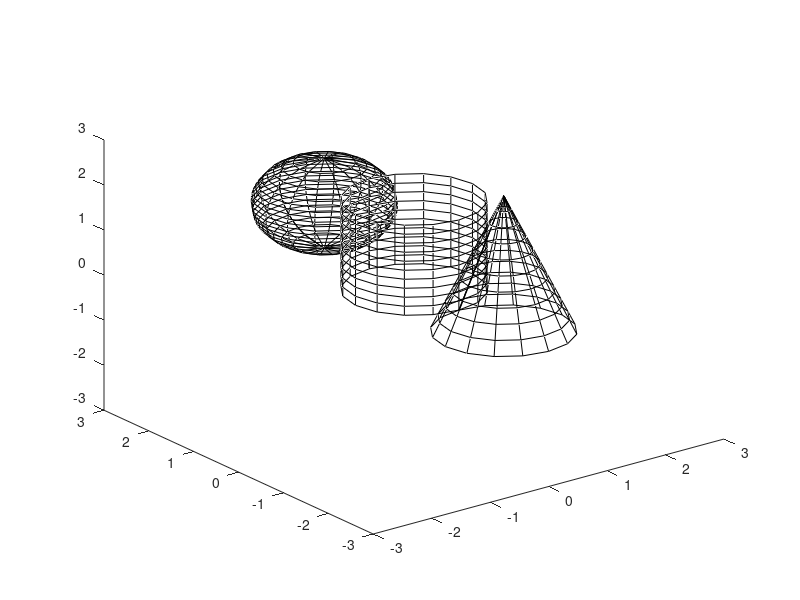

The MATLAB source for this figure:
% Arquivo de script
1;

function [vertices, arestas] = construirCircunferencia(raio)
    t = (0:pi/8:2*pi)';
    numVertices = rows(t);
    vertices = [raio * sin(t), raio * cos(t), zeros(numVertices, 1), ones(numVertices, 1)];
    arestas = [(1:numVertices - 1)' (2:numVertices)'];
    arestas = [arestas; numVertices 1];
end

function vertices = transladarSolido(verticesSolido, vetorTranslacao)
    tx = vetorTranslacao(1);
    ty = vetorTranslacao(2);
    tz = vetorTranslacao(3);
    matrizTranslacao = [1 0 0 tx; 0 1 0 ty; 0 0 1 tz; 0 0 0 1]';
    vertices = verticesSolido * matrizTranslacao;
end

function [vertices, arestas] = construirCilindro(raioTampa, altura, numCircunferencias)
    [vTampaInferior, aTampaInferior] = construirCircunferencia(raioTampa);
    vertices = vTampaInferior;
    arestas = aTampaInferior;
    for i = 1:numCircunferencias+1
        [vc, ac] = construirCircunferencia(raioTampa);
        vc = transladarSolido(vc, [0, 0, (i / (numCircunferencias + 1)) * altura]);
        vertices = [vertices; vc];
        numVertices = rows(vc);
        ac = ac + i * numVertices;
        arestas = [arestas; ac];
        arestasVerticais = [ac(:, 1), ac(:, 1) - numVertices];
        arestas = [arestas; arestasVerticais];
    end
end

function [vertices, arestas] = construirCone(raioTampa, altura, numCircunferencias)
    [vTampaInferior, aTampaInferior] = construirCircunferencia(raioTampa);
    vertices = vTampaInferior;
    arestas = aTampaInferior;
    for i = 1:numCircunferencias+1
        [vc, ac] = construirCircunferencia((numCircunferencias + 1 - i) * raioTampa / (numCircunferencias + 1));
        vc = transladarSolido(vc, [0, 0, (i / (numCircunferencias + 1)) * altura]);
        vertices = [vertices; vc];
        numVertices = rows(vc);
        ac = ac + i * numVertices;
        arestas = [arestas; ac];
        arestasVerticais = [ac(:, 1), ac(:, 1) - numVertices];
        arestas = [arestas; arestasVerticais];
    end
end

function [vertices, arestas] = construirEsfera(raioEsfera, numCircunferencias)
    [vFundoEsfera, aFundoEsfera] = construirCircunferencia(0);
    vertices = vFundoEsfera;
    arestas = aFundoEsfera;
    for i = 1:numCircunferencias+1
        h = (i / (numCircunferencias + 1)) * raioEsfera * 2;
        [vc, ac] = construirCircunferencia(sqrt(h * (2 * raioEsfera - h)));
        vc = transladarSolido(vc, [0, 0, h]);
        vertices = [vertices; vc];
        numVertices = rows(vc);
        ac = ac + i * numVertices;
        arestas = [arestas; ac];
        arestasVerticais = [ac(:, 1), ac(:, 1) - numVertices];
        arestas = [arestas; arestasVerticais];
    end
end

function plotarSolido(vertices, arestas)
    view(3);
    hold on;
    for a = arestas'
        v1 = vertices(a(1), :);
        v2 = vertices(a(2), :);
        valoresPlot = [v1; v2];
        plot3(valoresPlot(:, 1), valoresPlot(:, 2),  valoresPlot(:, 3), "color", "k");
    end
end

xlim([-3 3]);
ylim([-3 3]);
zlim([-3 3]);
raio = 1;
[verticesCilindro, arestasCilindro] = construirCilindro(raio, raio * 2, 9);
[verticesCone, arestasCone] = construirCone(raio, raio * 3, 9);
verticesCone = transladarSolido(verticesCone, [0 -2 0]);
[verticesEsfera, arestasEsfera] = construirEsfera(raio, 20);
verticesEsfera = transladarSolido(verticesEsfera, [0 2 0]);
plotarSolido(verticesCilindro, arestasCilindro);
plotarSolido(verticesCone, arestasCone);
plotarSolido(verticesEsfera, arestasEsfera);

